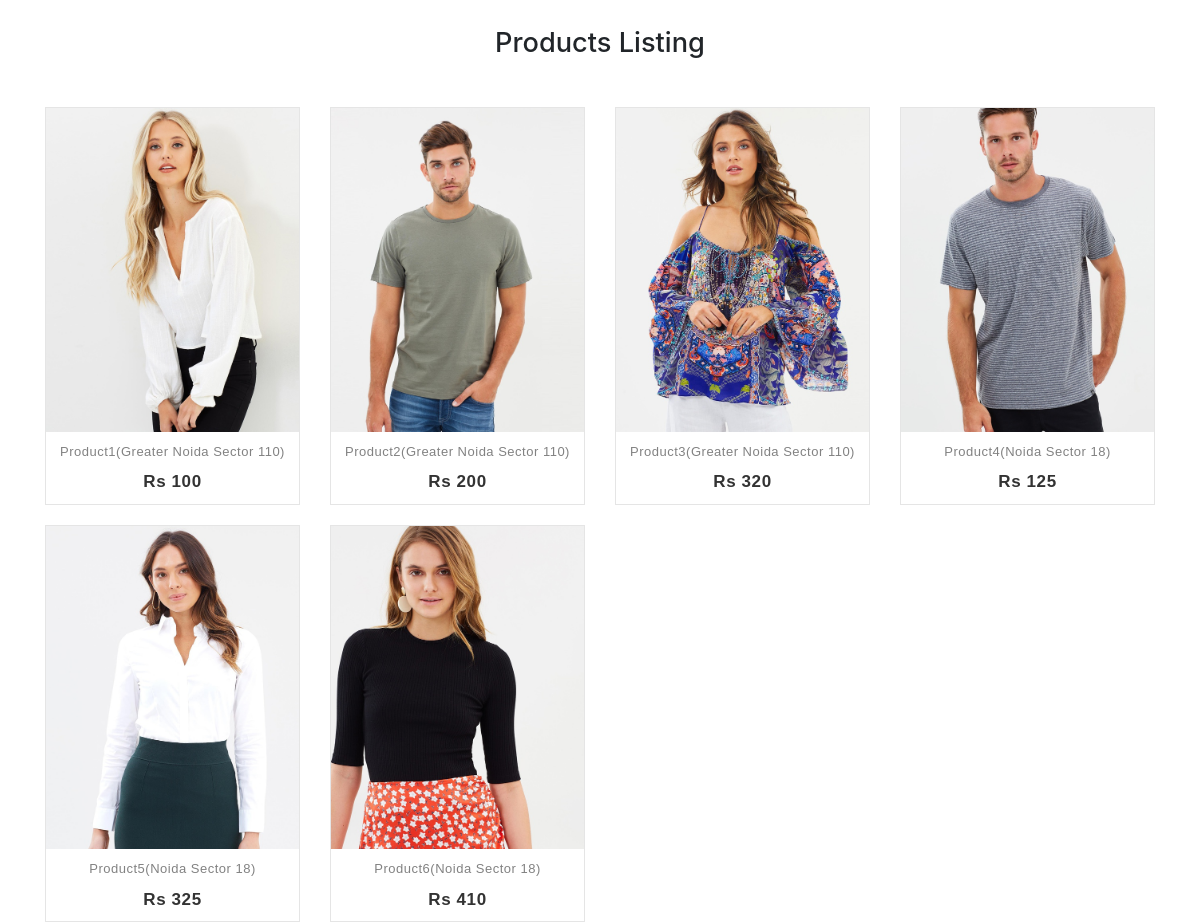
The page / on the database its author committed.
### tables this page shows
CREATE TABLE `product` (
  `id` int(11) NOT NULL,
  `shop_id` int(11) NOT NULL,
  `product_name` varchar(255) NOT NULL,
  `image` varchar(255) NOT NULL,
  `price` int(11) NOT NULL
);

CREATE TABLE `shop` (
  `id` int(11) NOT NULL,
  `shop_name` varchar(255) NOT NULL,
  `latitude` float(10,6) NOT NULL,
  `longitude` float(10,6) NOT NULL
);

### index.php (the view, shortened to what this page needs)
<?php
include('db.php');
$loadFun="";
if(isset($_SESSION['lat']) && isset($_SESSION['lon'])){
	$lat=$_SESSION['lat'];
	$lon=$_SESSION['lon'];
	$res=mysqli_query($con,"SELECT
    product.*,shop.shop_name, (
      3959 * acos (
      cos ( radians($lat) )
      * cos( radians( shop.latitude ) )
      * cos( radians( shop.longitude ) - radians($lon) )
      + sin ( radians($lat) )
      * sin( radians( shop.latitude ) )
    )
) AS distance
FROM product,shop
where shop.id=product.shop_id
HAVING distance < 20
ORDER BY distance");
}else{
	$res=mysqli_query($con,"select product.*,shop.shop_name from product,shop where shop.id=product.shop_id");
	$loadFun="onload='getLocation()'";
}
?>
<!DOCTYPE html>
<html lang="en">
   <head>
      <link href="//maxcdn.bootstrapcdn.com/bootstrap/4.1.1/css/bootstrap.min.css" rel="stylesheet">
	  <link href="css/style.css" rel="stylesheet">
   </head>
   <body <?php echo $loadFun?>>
      <link rel="stylesheet" href="https://stackpath.bootstrapcdn.com/font-awesome/4.7.0/css/font-awesome.min.css" />
      <div class="container">
         <h3 class="h3">Products Listing</h3>
         <div class="row">
			<?php while($row=mysqli_fetch_assoc($res)){?>
            <div class="col-md-3 col-sm-6">
               <div class="product-grid">
                  <div class="product-image">
                     <a href="#">
                     <img src="images/<?php echo $row['image']?>">
                     </a>
                  </div>
                  <div class="product-content">
                     <h3 class="title"><a href="#"><?php echo $row['product_name']?>(<?php echo $row['shop_name']?>)</a></h3>
                     <div class="price">Rs <?php echo $row['price']?></div>
                  </div>
               </div>
            </div>
			<?php } ?>
         </div>
      </div>
   </body>
</html>

### css/style.css (style rules this page uses)
h3.h3 { text-align:center;margin:1em;text-transform:capitalize;font-size:1.7em; }
.product-grid { font-family:Raleway,sans-serif;text-align:center;padding:0 0 72px;border:1px solid rgba(0,0,0,.1);overflow:hidden;position:relative;z-index:1 }
.product-grid .product-image { position:relative;transition:all .3s ease 0s }
.product-grid .product-image a { display:block }
.product-grid .product-image img { width:100%;height:auto }
.product-grid .product-content { background-color:#fff;text-align:center;padding:12px 0;margin:0 auto;position:absolute;left:0;right:0;z-index:1;transition:all .3s }
.product-grid .title { font-size:13px;font-weight:400;letter-spacing:.5px;text-transform:capitalize;margin:0 0 10px;transition:all .3s ease 0s }
.product-grid .title a { color:#828282 }
.product-grid .price { color:#333;font-size:17px;font-family:Montserrat,sans-serif;font-weight:700;letter-spacing:.6px;margin-bottom:8px;text-align:center;transition:all .3s }
@media (min-width: 768px) { .col-md-3 { margin-top: 20px; } }

### rows shown on the page
product: image (picture), product_name "Product1", shop.shop_name "Greater Noida Sector 110", price "100"
product: image (picture), product_name "Product2", shop.shop_name "Greater Noida Sector 110", price "200"
product: image (picture), product_name "Product3", shop.shop_name "Greater Noida Sector 110", price "320"
product: image (picture), product_name "Product4", shop.shop_name "Noida Sector 18", price "125"
product: image (picture), product_name "Product5", shop.shop_name "Noida Sector 18", price "325"
product: image (picture), product_name "Product6", shop.shop_name "Noida Sector 18", price "410"
